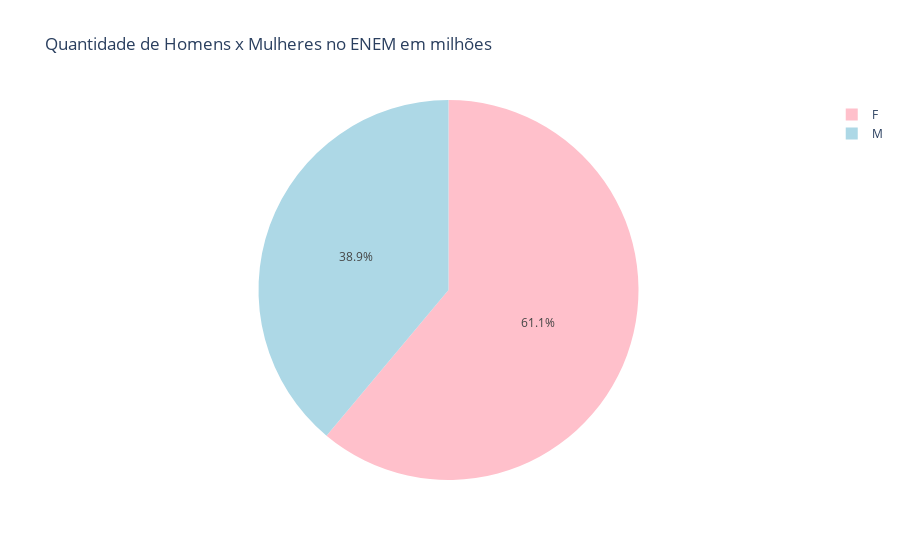

Here is the notebook cell this chart was saved with:
### Code cell
import plotly.express as px

# Dados de exemplo
data = {'sexo': ['M', 'F'],
        'Valores': [1.35, 2.12]}

# Criar um DataFrame a partir dos dados
import pandas as pd
dfex2 = pd.DataFrame(data)

# Criar o gráfico de pizza
fig = px.pie(dfex2, names='sexo', values='Valores', title='Quantidade de Homens x Mulheres no ENEM em milhões',color_discrete_sequence=['pink','lightblue'])

# Exibir o gráfico interativo
fig.show()

### Figure 1 — Plotly figure (JSON) as saved in the notebook; plotly's stock layout.template omitted (floating-point values rounded to 4 significant figures)
{"data": [{"domain": {"x": [0, 1], "y": [0, 1]}, "hovertemplate": "sexo=%{label}<br>Valores=%{value}<extra></extra>", "labels": ["M", "F"], "legendgroup": "", "name": "", "showlegend": true, "type": "pie", "values": [1.35, 2.12]}], "layout": {"legend": {"tracegroupgap": 0}, "piecolorway": ["pink", "lightblue"], "title": {"text": "Quantidade de Homens x Mulheres no ENEM em milhões"}}}
